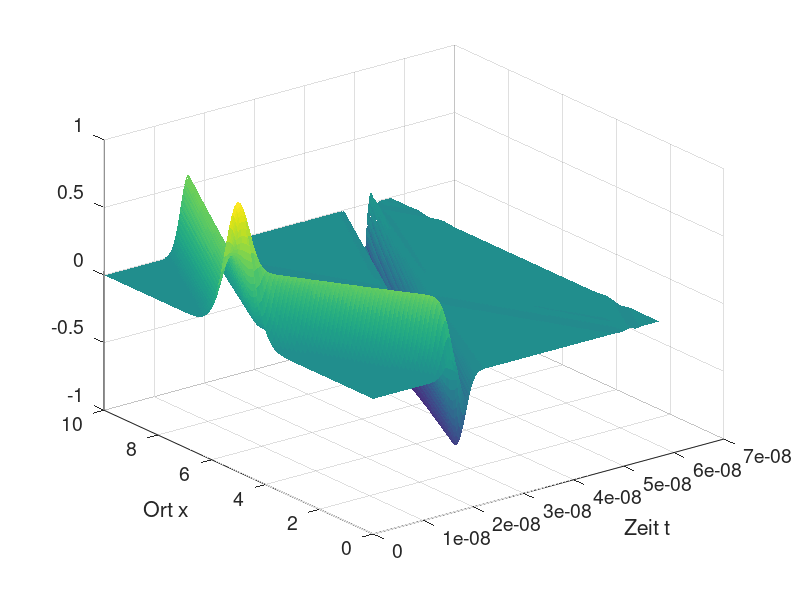

This chart was generated by the following MATLAB code: (Note: this script raises an error after producing the figure.)
N = 99; % St�tzstellen - 1
x0 = 0; % Intervall a-b
xend = 10;
h = (xend - x0) / N;
x = (x0:h:xend)';
N = N + 1;
f = zeros(N, 1);

mu0 = 4 * pi * 10^(-7);
eps0 = 8.85 * 10^(-12);

%mu0 = 1;
%eps0 = 1;

f(1) = 0;
f(N) = 0;

M = sparse(1:N, 1:N, 4) + sparse(1:N - 1, 2:N, 1, N, N) + sparse(2:N, 1:N - 1, 1, N, N);
S = sparse(1:N, 1:N, 2) + sparse(1:N - 1, 2:N, -1, N, N) + sparse(2:N, 1:N - 1, -1, N, N);
C = sparse(1:N, 1:N, 0);
%%
S(N, N) = 1;
M(N, N) = 2;
S = 1 / h * S;
M = mu0 * eps0 * h / 6 * M;
C(N, N) = sqrt(mu0 * eps0); % du/dt = 0

%C(1,1) = sqrt(mu0*eps0);

%% Newmark Zeitschrittverfahren

% Anfangsbedingungen
k = 1/2;
u = exp(-k * (2 * x - x0 - xend).^2);
v = zeros(N, 1);
a = M \ (f - S * u - C * v); % calculate initial a

% Zeitschritte
dt = 1/2 * h * sqrt(mu0 * eps0);

gamma = 1/2;
beta = 1/4;

% Time Loop
max_time_steps = 340;
U = zeros(length(u), max_time_steps);

for i = 1:max_time_steps

    U(:, i) = u;

    A = (M + gamma * dt * C + beta * dt^2 * S);
    f_ = f - C * (v + (1 - gamma) * dt * a) - S * (u + dt * v + (dt^2) / 2 * (1 - 2 * beta) * a);

    a_ = A \ f_;

    v_ = v + dt * ((1 - gamma) * a + gamma * a_);
    u_ = u + dt * v + dt^2/2 * ((1/2 - beta) * a + beta * a_);

    u = u_;
    v = v_;
    a = a_;

end

%% Plot Data
t = 0:dt:dt * (size(U, 2) - 1);
surf(t, x, U, 'EdgeAlpha', 0.3)
set(gca, 'FontSize', 14);
xlabel('Zeit t');
ylabel('Ort x');
print('wave.png', '-dpng', '-r300')

%%
makeMovie(U, x, x0, xend);
% makeGIF(U,x,x0,xend);
